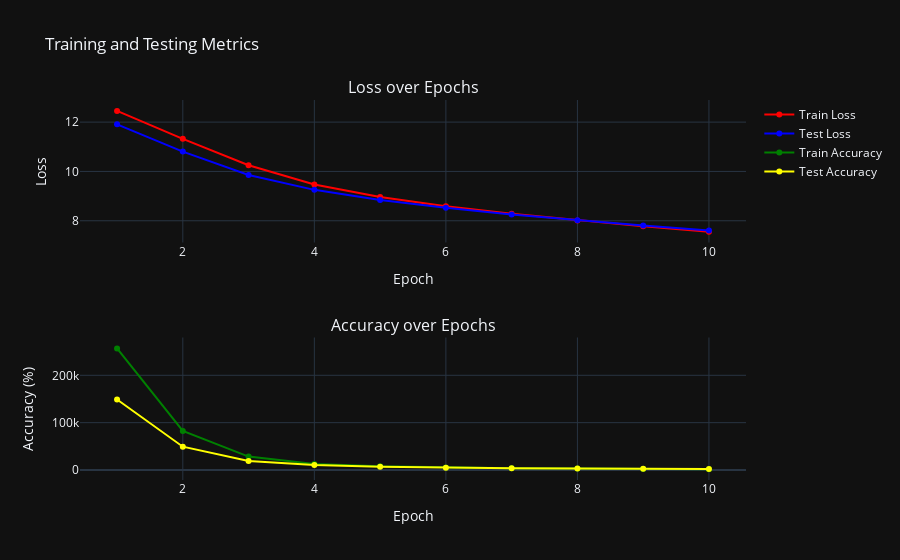

Source (notebook cell):
### Markdown cell above
### Визуализируем метрики

### Code cell
FastText.plot_metrics(*res)

### Figure 1 — Plotly figure (JSON) as saved in the notebook; plotly's stock layout.template omitted (floating-point values rounded to 4 significant figures)
{"data": [{"line": {"color": "red"}, "mode": "lines+markers", "name": "Train Loss", "type": "scatter", "x": [1, 2, 3, 4, 5, 6, 7, 8, 9, 10], "xaxis": "x", "y": [12.46, 11.32, 10.25, 9.468, 8.963, 8.589, 8.281, 8.014, 7.775, 7.559], "yaxis": "y"}, {"line": {"color": "blue"}, "mode": "lines+markers", "name": "Test Loss", "type": "scatter", "x": [1, 2, 3, 4, 5, 6, 7, 8, 9, 10], "xaxis": "x", "y": [11.91, 10.81, 9.855, 9.253, 8.845, 8.525, 8.255, 8.017, 7.803, 7.61], "yaxis": "y"}, {"line": {"color": "green"}, "mode": "lines+markers", "name": "Train Accuracy", "type": "scatter", "x": [1, 2, 3, 4, 5, 6, 7, 8, 9, 10], "xaxis": "x2", "y": [256800.0, 82540.0, 28340.0, 12940.0, 7807.0, 5372.0, 3948.0, 3022.0, 2381.0, 1919.0], "yaxis": "y2"}, {"line": {"color": "yellow"}, "mode": "lines+markers", "name": "Test Accuracy", "type": "scatter", "x": [1, 2, 3, 4, 5, 6, 7, 8, 9, 10], "xaxis": "x2", "y": [148900.0, 49290.0, 19050.0, 10440.0, 6942.0, 5040.0, 3845.0, 3032.0, 2449.0, 2018.0], "yaxis": "y2"}], "layout": {"annotations": [{"font": {"size": 16}, "showarrow": false, "text": "Loss over Epochs", "x": 0.5, "xanchor": "center", "xref": "paper", "y": 1, "yanchor": "bottom", "yref": "paper"}, {"font": {"size": 16}, "showarrow": false, "text": "Accuracy over Epochs", "x": 0.5, "xanchor": "center", "xref": "paper", "y": 0.375, "yanchor": "bottom", "yref": "paper"}], "title": {"text": "Training and Testing Metrics"}, "xaxis": {"anchor": "y", "domain": [0, 1], "title": {"text": "Epoch"}}, "xaxis2": {"anchor": "y2", "domain": [0, 1], "title": {"text": "Epoch"}}, "yaxis": {"anchor": "x", "domain": [0.625, 1], "title": {"text": "Loss"}}, "yaxis2": {"anchor": "x2", "domain": [0, 0.375], "title": {"text": "Accuracy (%)"}}}}
